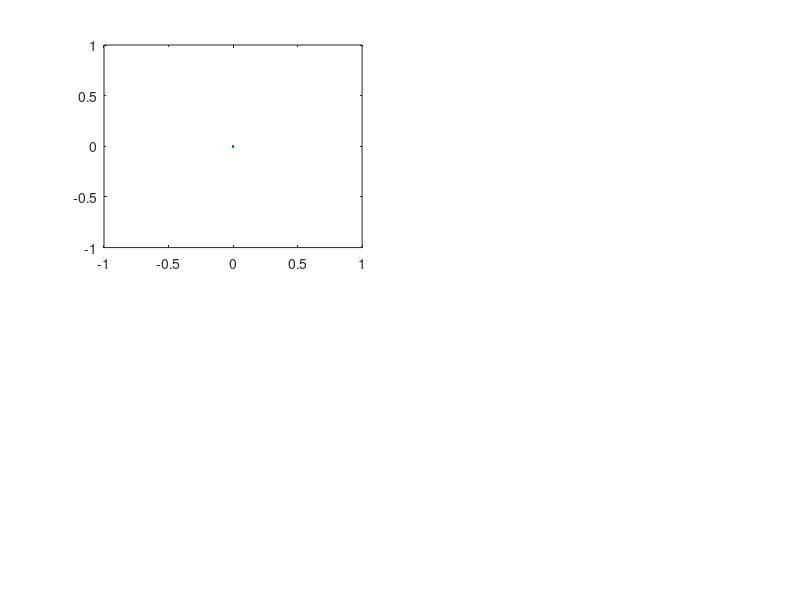

Recreate this plot in MATLAB. (Note: this script raises an error after producing the figure.)
function output_data = Experiment_Example_MATLAB()
    
    % Setup matlab figure
    figure; clf;           
    subplot(221); 
    h1 = plot([0],[0]);
    h1.XData = []; h1.YData = [];
    ylabel('Power (W)');
    
    subplot(222);
    h2 = plot([0], [0]);
    h2.XData = []; h2.YData = [];
    ylabel('Torque Output (Nm)');

    subplot(223);
    h3 = plot([0], [0]);
    h3.XData = []; h3.YData = [];
    ylabel('Theta 2 (rad)');

    subplot(224);
    h4 = plot([0], [0]);
    h4.XData = []; h4.YData = [];
    ylabel('Theta 2 dot (rad/s)');

    
    % Load trajectory information
    n = 1;
    filename = "../Trajectories/Torque_profile_" + n; 
    u = load(filename, "u");
    %u = [-.5 0.5 0.5 0.5];
    u = 2.5*[1 1 1 1];
    ctrl_tf = 0.7;
    
    % Function Callback
    function my_callback(new_data)
        t             = new_data(:,1); 
        v_out         = new_data(:,2); 
        desired_torque= new_data(:,3);
        current_sense = new_data(:,4);
        theta_2       = new_data(:,5); 
        theta_2_dot   = new_data(:,6);
 
        N = length(t);
        
        h1.XData(end+1:end+N) = t;   % Update subplot 1
        h1.YData(end+1:end+N) = current_sense.*v_out;
        
        h2.XData(end+1:end+N) = t;   % Update subplot 2
        h2.YData(end+1:end+N) = current_sense*k_b;
            
        h3.XData(end+1:end+N) = t;   % Update subplot 3
        h3.YData(end+1:end+N) = theta_2;
        
        h4.XData(end+1:end+N) = t;   % Update subplot 4
        h4.YData(end+1:end+N) = theta_2_dot;
    
    end

    frdm_ip  = '192.168.1.100';     % FRDM board ip
    frdm_port= 11223;               % FRDM board port
    params.callback = @my_callback; % callback function
    params.timeout  = 4;            % end of experiment timeout
     
    profile_size  = 100;
    R_motor       = 2.3;
    k_b           = 0.25;

    input = [R_motor k_b profile_size ctrl_tf pi/7 100 0.1 1 12 0 u];
    output_size = 6;    % number of outputs expected
    output_data = RunExperiment(frdm_ip,frdm_port,input,output_size,params);
end
